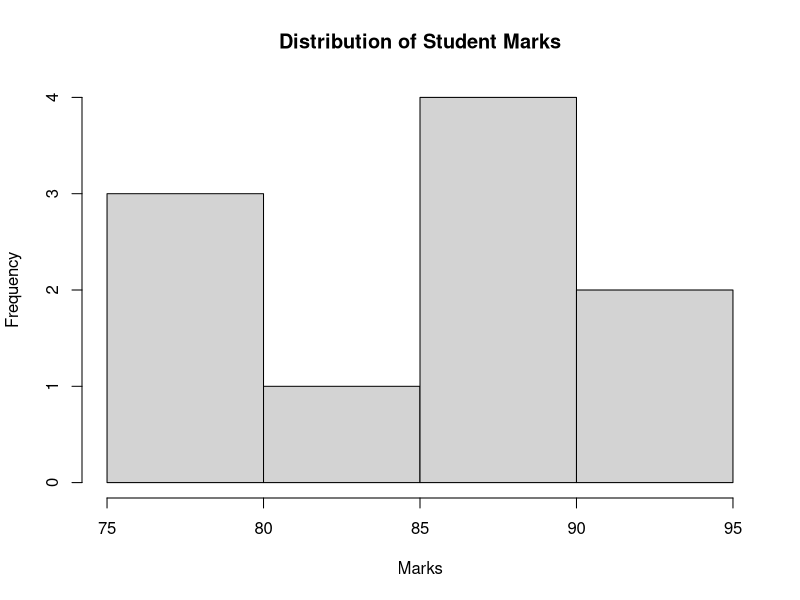
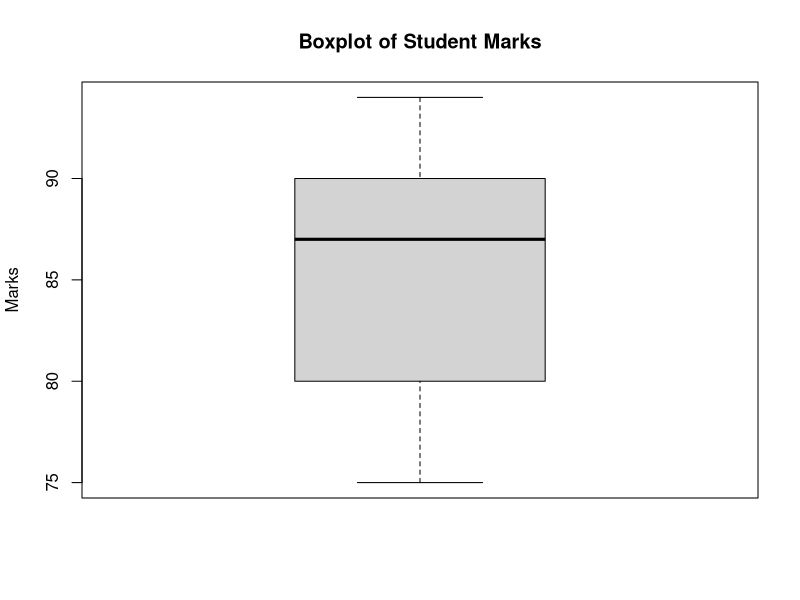
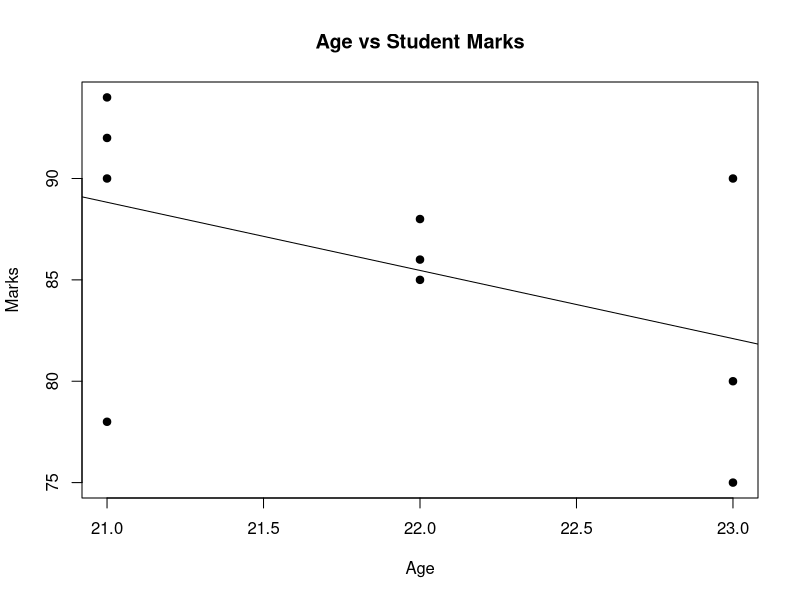

Write the R code that produced these figures, in order.
# ============================================================
# Statistical Analysis of Student Marks Using R
# ============================================================

# Create student dataset
student_marks <- data.frame(
  Name = c("Student1", "Student2", "Student3", "Student4", "Student5",
           "Student6", "Student7", "Student8", "Student9", "Student10"),
  Gender = c("Female", "Male", "Female", "Male", "Female",
             "Male", "Female", "Male", "Female", "Male"),
  Age = c(21, 22, 21, 23, 22, 21, 23, 22, 21, 23),
  Marks = c(78, 88, 92, 80, 85, 90, 75, 86, 94, 90)
)

# Display dataset
print(student_marks)

# Structure of dataset
str(student_marks)

# Summary statistics
summary(student_marks)

# ------------------------------------------------------------
# Basic Statistical Measures
# ------------------------------------------------------------

mean_marks <- mean(student_marks$Marks)
median_marks <- median(student_marks$Marks)
sd_marks <- sd(student_marks$Marks)
min_marks <- min(student_marks$Marks)
max_marks <- max(student_marks$Marks)

cat("Mean Marks:", mean_marks, "\n")
cat("Median Marks:", median_marks, "\n")
cat("Standard Deviation:", sd_marks, "\n")
cat("Minimum Marks:", min_marks, "\n")
cat("Maximum Marks:", max_marks, "\n")

# ------------------------------------------------------------
# Gender-wise Analysis
# ------------------------------------------------------------

gender_mean <- aggregate(Marks ~ Gender,
                         data = student_marks,
                         FUN = mean)

print(gender_mean)

# ------------------------------------------------------------
# Marks Distribution
# ------------------------------------------------------------

hist(
  student_marks$Marks,
  main = "Distribution of Student Marks",
  xlab = "Marks",
  ylab = "Frequency"
)

# ------------------------------------------------------------
# Boxplot of Marks
# ------------------------------------------------------------

boxplot(
  student_marks$Marks,
  main = "Boxplot of Student Marks",
  ylab = "Marks"
)

# ------------------------------------------------------------
# Age vs Marks Correlation
# ------------------------------------------------------------

correlation <- cor(
  student_marks$Age,
  student_marks$Marks
)

cat("Correlation between Age and Marks:",
    correlation, "\n")

# ------------------------------------------------------------
# Scatter Plot
# ------------------------------------------------------------

plot(
  student_marks$Age,
  student_marks$Marks,
  main = "Age vs Student Marks",
  xlab = "Age",
  ylab = "Marks",
  pch = 19
)

# Add regression line
model <- lm(Marks ~ Age, data = student_marks)

abline(model)

# ------------------------------------------------------------
# Final Summary
# ------------------------------------------------------------

cat("\n================ STUDENT MARKS SUMMARY ================\n")
cat("Number of students:", nrow(student_marks), "\n")
cat("Mean marks:", mean_marks, "\n")
cat("Median marks:", median_marks, "\n")
cat("Standard deviation:", sd_marks, "\n")
cat("Minimum marks:", min_marks, "\n")
cat("Maximum marks:", max_marks, "\n")
cat("Age-Marks correlation:", correlation, "\n")
cat("========================================================\n")
